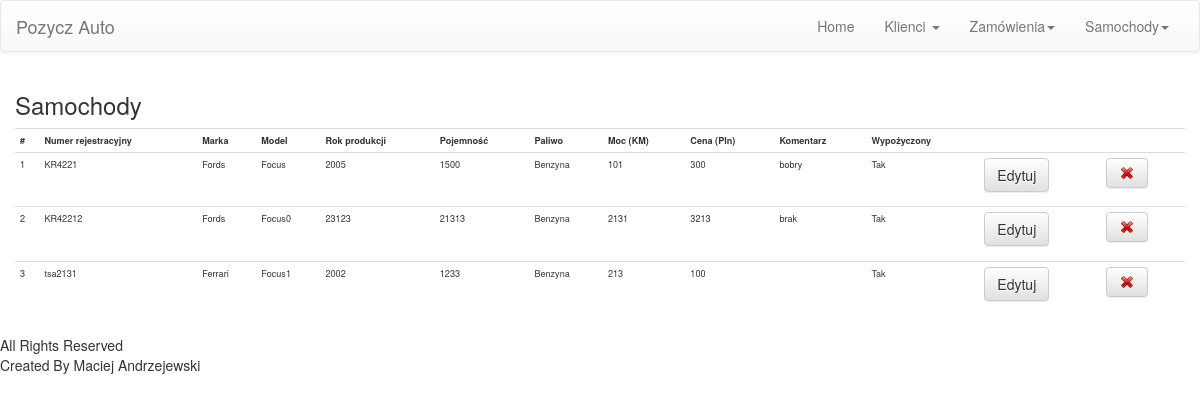
Screenshot of /samochod-show.php with the database file from the repository.
### tables this page shows
CREATE TABLE IF NOT EXISTS `samochody` (
  `nr_rejestracyjny` varchar(9) NOT NULL,
  `marka` varchar(9) NOT NULL,
  `model` varchar(9) NOT NULL,
  `rok` int(4) NOT NULL,
  `pojemnosc` int(4) NOT NULL,
  `paliwo` varchar(8) NOT NULL,
  `moc` int(4) NOT NULL,
  `cena` int(4) NOT NULL,
  `komentarz` varchar(300) NOT NULL,
  `wypozyczenie` varchar(3) NOT NULL,
  PRIMARY KEY (`nr_rejestracyjny`)
);

### samochod-show.php (the view, shortened to what this page needs)
<?php include "header.php" ?>
<div class="container-fluid">
    <h3> Samochody </h3>
            <?php
                $query="SELECT * FROM `samochody`";
                $result = mysql_query($query);
                $num = mysql_num_rows($result);
            ?>
                <table class="table table-hover table-condensed">
                    <tr>
                        <th> # </th>
						<th> Numer rejestracyjny</th>
                        <th> Marka</th>
                        <th> Model</th>
                        <th> Rok produkcji</th>
                        <th> Pojemność <cm3)</th>
                        <th> Paliwo</th>
                        <th> Moc (KM)</th>
                        <th> Cena (Pln)</th>
                        <th> Komentarz </th>
						<th> Wypożyczony </th>
						<th></th>
						<th></th>
                     </tr>
                <?php
                for ($i = 0; $i < $num; $i++) {
					$f9  = mysql_result($result,$i,"nr_rejestracyjny");
                    $f1  = mysql_result($result,$i,"marka");
                    $f2  = mysql_result($result,$i,"model");
                    $f3  = mysql_result($result,$i,"rok");
                    $f4  = mysql_result($result,$i,"pojemnosc");
                    $f5  = mysql_result($result,$i,"paliwo");
                    $f6  = mysql_result($result,$i,"moc");
                    $f7  = mysql_result($result,$i,"cena");
                    $f8  = mysql_result($result,$i,"komentarz");
                    $f10  = mysql_result($result,$i,"wypozyczenie");
                ?>
                <tr>
					<td> <?php echo $i+1; ?> </td>
					<td> <?php echo $f9;  ?> </td>
                    <td> <?php echo $f1;  ?> </td>
                    <td> <?php echo $f2;  ?> </td>
                    <td> <?php echo $f3;  ?> </td>
                    <td> <?php echo $f4;  ?> </td>
                    <td> <?php echo $f5;  ?> </td>
                    <td> <?php echo $f6;  ?> </td>
                    <td> <?php echo $f7;  ?> </td>
                    <td> <?php echo $f8;  ?> </td>
					<td> <?php echo $f10;  ?> </td>
					<td> <form role="form" action="edit_auto.php" method="post">
								<button type="submit" class="btn btn-default">Edytuj</button>
						</form> </td>
					<td> <form role="form" action="delete_auto.php" method="post">
								<button type="submit" class="btn btn-default"><img src="src/edit_delete.png" /></button>
						</form> </td>
                </tr>
                <?php
                } ?>
                </table>
</div>
<?php include "footer.php" ?>

### samochod-show.php (style rules this page uses)
.table { font-size:65%; }

### rows the page displays
samochody: nr_rejestracyjny "KR4221", marka "Fords", model "Focus", rok "2005", pojemnosc "1500", paliwo "Benzyna", moc "101", cena "300", komentarz "bobry", wypozyczenie "Tak"
samochody: nr_rejestracyjny "KR42212", marka "Fords", model "Focus0", rok "23123", pojemnosc "21313", paliwo "Benzyna", moc "2131", cena "3213", komentarz "brak", wypozyczenie "Tak"
samochody: nr_rejestracyjny "tsa2131", marka "Ferrari", model "Focus1", rok "2002", pojemnosc "1233", paliwo "Benzyna", moc "213", cena "100", wypozyczenie "Tak"
